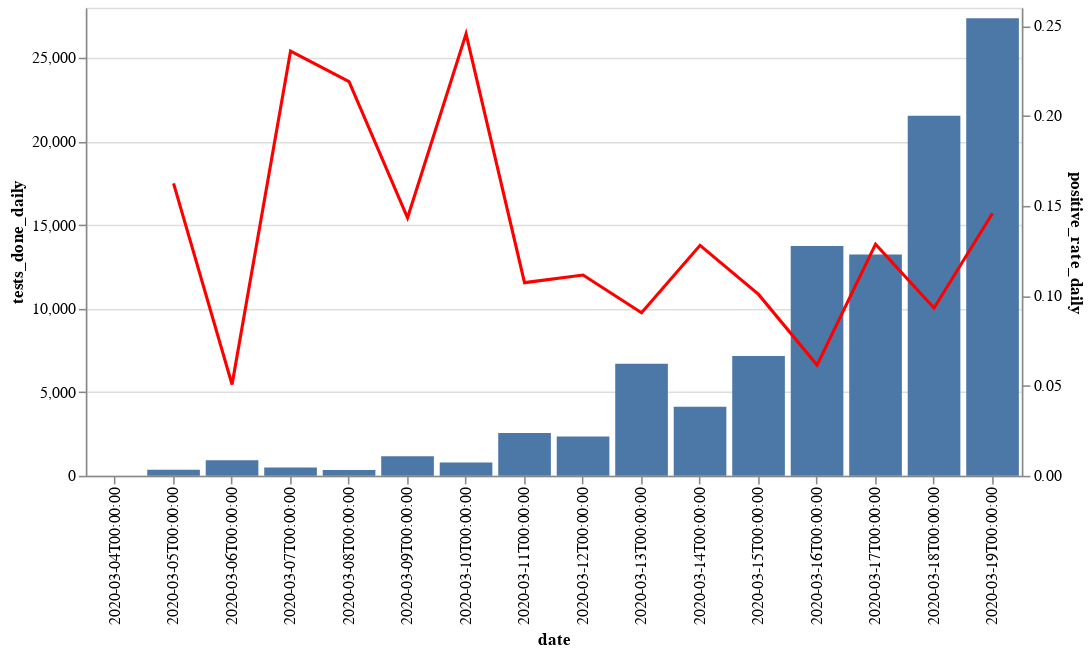

Notebook source saved alongside this figure:
### Markdown cell above
# Total tests done positive rate (at a daily level)

### Code cell
#collapse-hide
base = alt.Chart(us_daily).encode(x='date:O')
bar = base.mark_bar().encode(y='tests_done_daily:Q')
line =  base.mark_line(color='red').encode(
    y='positive_rate_daily:Q'
)
(bar + line).properties(width=600).resolve_scale(y='independent')

### Figure 1 — Vega-Lite specification as saved in the notebook (floating-point values rounded to 4 significant figures)
{"config": {"view": {"continuousWidth": 400, "continuousHeight": 300}}, "layer": [{"mark": "bar", "encoding": {"x": {"type": "ordinal", "field": "date"}, "y": {"type": "quantitative", "field": "tests_done_daily"}}}, {"mark": {"type": "line", "color": "red"}, "encoding": {"x": {"type": "ordinal", "field": "date"}, "y": {"type": "quantitative", "field": "positive_rate_daily"}}}], "data": {"name": "data-e0111c2a0ae440b61182a7025e9b63fd"}, "resolve": {"scale": {"y": "independent"}}, "width": 600, "$schema": "https://vega.github.io/schema/vega-lite/v4.0.2.json", "datasets": {"data-e0111c2a0ae440b61182a7025e9b63fd": [{"date": "2020-03-04T00:00:00", "states": 14, "positive": 118, "negative": 748, "posNeg": 866, "pending": 103, "death": null, "total": 969, "tests_done_daily": null, "positive_daily": null, "positive_rate_daily": null}, {"date": "2020-03-05T00:00:00", "states": 24, "positive": 176, "negative": 953, "posNeg": 1129, "pending": 197, "death": null, "total": 1326, "tests_done_daily": 357.0, "positive_daily": 58.0, "positive_rate_daily": 0.1625}, {"date": "2020-03-06T00:00:00", "states": 36, "positive": 223, "negative": 1571, "posNeg": 1794, "pending": 458, "death": null, "total": 2252, "tests_done_daily": 926.0, "positive_daily": 47.0, "positive_rate_daily": 0.05076}, {"date": "2020-03-07T00:00:00", "states": 51, "positive": 341, "negative": 1809, "posNeg": 2150, "pending": 602, "death": null, "total": 2752, "tests_done_daily": 500.0, "positive_daily": 118.0, "positive_rate_daily": 0.236}, {"date": "2020-03-08T00:00:00", "states": 51, "positive": 417, "negative": 2335, "posNeg": 2752, "pending": 347, "death": null, "total": 3099, "tests_done_daily": 347.0, "positive_daily": 76.0, "positive_rate_daily": 0.219}, {"date": "2020-03-09T00:00:00", "states": 51, "positive": 584, "negative": 3367, "posNeg": 3951, "pending": 313, "death": null, "total": 4264, "tests_done_daily": 1165.0, "positive_daily": 167.0, "positive_rate_daily": 0.1433}, {"date": "2020-03-10T00:00:00", "states": 51, "positive": 778, "negative": 3807, "posNeg": 4585, "pending": 469, "death": null, "total": 5054, "tests_done_daily": 790.0, "positive_daily": 194.0, "positive_rate_daily": 0.2456}, {"date": "2020-03-11T00:00:00", "states": 51, "positive": 1053, "negative": 5978, "posNeg": 7031, "pending": 563, "death": 27.0, "total": 7617, "tests_done_daily": 2563.0, "positive_daily": 275.0, "positive_rate_daily": 0.1073}, {"date": "2020-03-12T00:00:00", "states": 51, "positive": 1315, "negative": 7949, "posNeg": 9264, "pending": 673, "death": 36.0, "total": 9966, "tests_done_daily": 2349.0, "positive_daily": 262.0, "positive_rate_daily": 0.1115}, {"date": "2020-03-13T00:00:00", "states": 51, "positive": 1922, "negative": 13613, "posNeg": 15535, "pending": 1130, "death": 39.0, "total": 16665, "tests_done_daily": 6699.0, "positive_daily": 607.0, "positive_rate_daily": 0.09061}, {"date": "2020-03-14T00:00:00", "states": 51, "positive": 2450, "negative": 17102, "posNeg": 19552, "pending": 1236, "death": 49.0, "total": 20789, "tests_done_daily": 4124.0, "positive_daily": 528.0, "positive_rate_daily": 0.128}, {"date": "2020-03-15T00:00:00", "states": 51, "positive": 3173, "negative": 22548, "posNeg": 25721, "pending": 2242, "death": 60.0, "total": 27963, "tests_done_daily": 7174.0, "positive_daily": 723.0, "positive_rate_daily": 0.1008}, {"date": "2020-03-16T00:00:00", "states": 56, "positive": 4019, "negative": 36104, "posNeg": 40123, "pending": 1691, "death": 71.0, "total": 41714, "tests_done_daily": 13750.0, "positive_daily": 846.0, "positive_rate_daily": 0.06152}, {"date": "2020-03-17T00:00:00", "states": 56, "positive": 5723, "negative": 47604, "posNeg": 53327, "pending": 1687, "death": 90.0, "total": 54957, "tests_done_daily": 13240.0, "positive_daily": 1704.0, "positive_rate_daily": 0.1287}, {"date": "2020-03-18T00:00:00", "states": 56, "positive": 7731, "negative": 66225, "posNeg": 73956, "pending": 2538, "death": 112.0, "total": 76495, "tests_done_daily": 21540.0, "positive_daily": 2008.0, "positive_rate_daily": 0.09323}, {"date": "2020-03-19T00:00:00", "states": 56, "positive": 11723, "negative": 89119, "posNeg": 100842, "pending": 3025, "death": 160.0, "total": 103867, "tests_done_daily": 27370.0, "positive_daily": 3992.0, "positive_rate_daily": 0.1458}]}}
